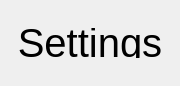
<?xml version="1.0" encoding="UTF-8"?>
<ui version="4.0">
 <class>Frame</class>
 <widget class="QFrame" name="Frame">
  <property name="geometry">
   <rect>
    <x>0</x>
    <y>0</y>
    <width>180</width>
    <height>86</height>
   </rect>
  </property>
  <property name="windowTitle">
   <string>Frame</string>
  </property>
  <layout class="QVBoxLayout" name="verticalLayout">
   <item>
    <widget class="QLabel" name="label">
     <property name="maximumSize">
      <size>
       <width>16777215</width>
       <height>30</height>
      </size>
     </property>
     <property name="font">
      <font>
       <pointsize>30</pointsize>
      </font>
     </property>
     <property name="text">
      <string>Settings</string>
     </property>
     <property name="alignment">
      <set>Qt::AlignCenter</set>
     </property>
    </widget>
   </item>
  </layout>
 </widget>
 <resources/>
 <connections/>
</ui>
